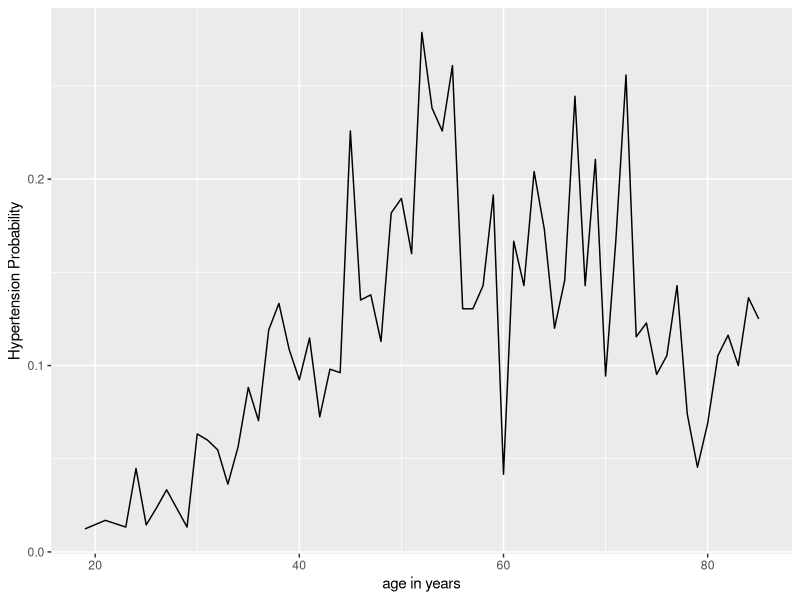
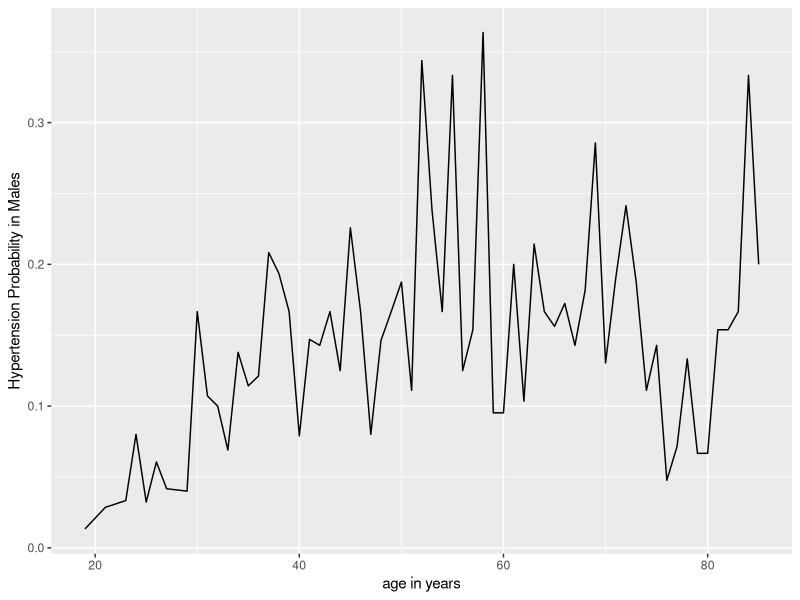
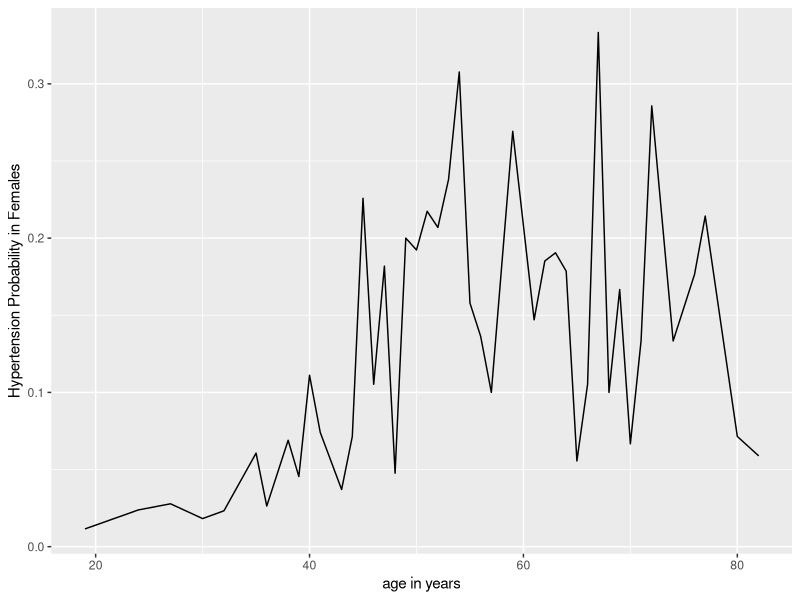
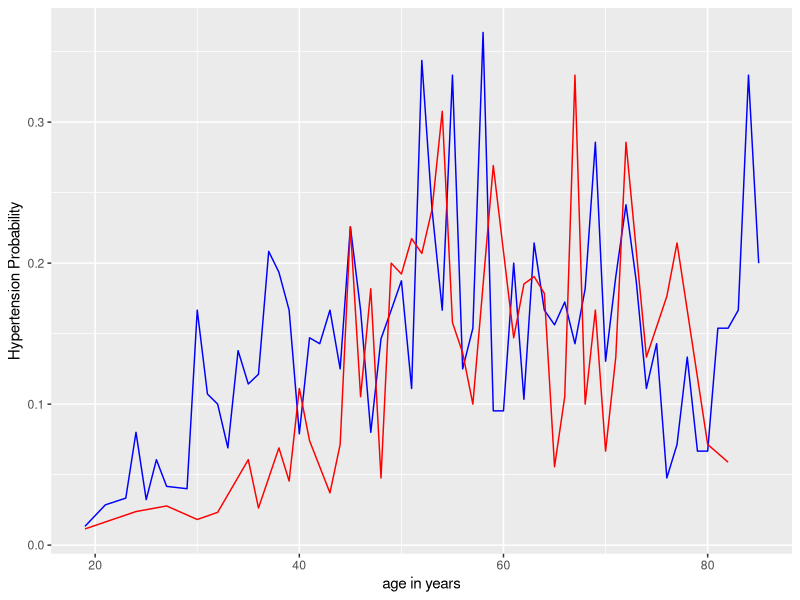

Here is the R script that generated these plots, in order:
#---
#title: "hypertension_plots"
#author: 'StduentNo : 2332635'
#---
  
# load library  
library("tidyverse") 

# read data
data_hypertension_all <- read.csv("intermediates/data/hypertensionProbData.csv")
data_hypertension_male <- read.csv("intermediates/data/hypertensionMaleProbData.csv")
data_hypertension_female <- read.csv("intermediates/data/hypertensionFemaleProbData.csv") 

# plot for all participants in each age
fig_all <- ggplot(data_hypertension_all, aes(x=age,y=hypertension_probability))+geom_line()+
  xlab("age in years") + 
  ylab("Hypertension Probability")

fig_all %>% ggsave(filename="results/hypertension_results/fig-all.png", plot=.)

#probability of people with hypertension in each age - male only (gender = 0)
fig_male <- ggplot(data_hypertension_male, aes(x=age,y=male_hypertension_probability))+geom_line()+
  xlab("age in years") + 
  ylab("Hypertension Probability in Males")


fig_male %>% ggsave(filename="results/hypertension_results/fig-male.png", plot=.)

#probability of people with hypertension in each age - female only (gender = 1)
fig_female <- ggplot(data_hypertension_female, aes(x=age,y=female_hypertension_probability))+geom_line()+
  xlab("age in years") + 
  ylab("Hypertension Probability in Females")

fig_female %>% ggsave(filename="results/hypertension_results/fig-female.png", plot=.)

#probability of people (male and female) with hypertension in each age
fig_both <- ggplot()+
  geom_line(data = data_hypertension_male, aes(x=age,y=male_hypertension_probability),col="blue")+
  geom_line(data = data_hypertension_female, aes(x=age,y=female_hypertension_probability),col="red")+
  xlab("age in years") + 
  ylab("Hypertension Probability")

fig_both %>% ggsave(filename="results/hypertension_results/fig-both.png", plot=.)